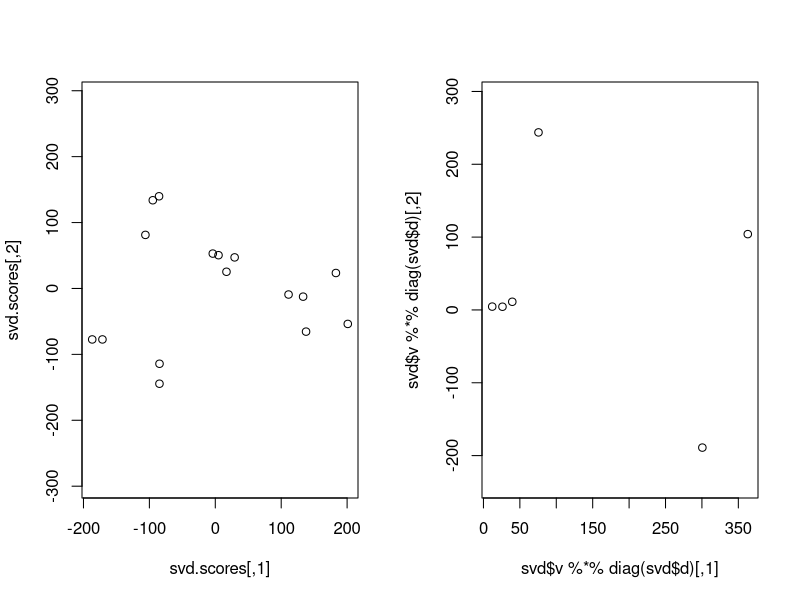

Here is the R script that generated this plot:
longley.dat <- cbind(longley[1:5], longley[7])

svd <- svd(scale(longley.dat, center=T, scale=F))
pca <- prcomp(longley.dat)

sum.of.sq <- sum(svd$d ** 2)

unlist(lapply(svd$d, function(val) { (val ** 2) / sum.of.sq * 100 }))
summary(pca)


svd.scores <- svd$u %*% diag(svd$d)
pca.scores <- pca$x

scores.starting.at.zero <- apply(pca$x, 2, function(col) { col + abs(min(col)) })

par(mfrow=c(1,2))
## plot(pca.scores, asp=1)
plot(svd.scores, asp=1)
plot(svd$v %*% diag(svd$d), asp=1)
